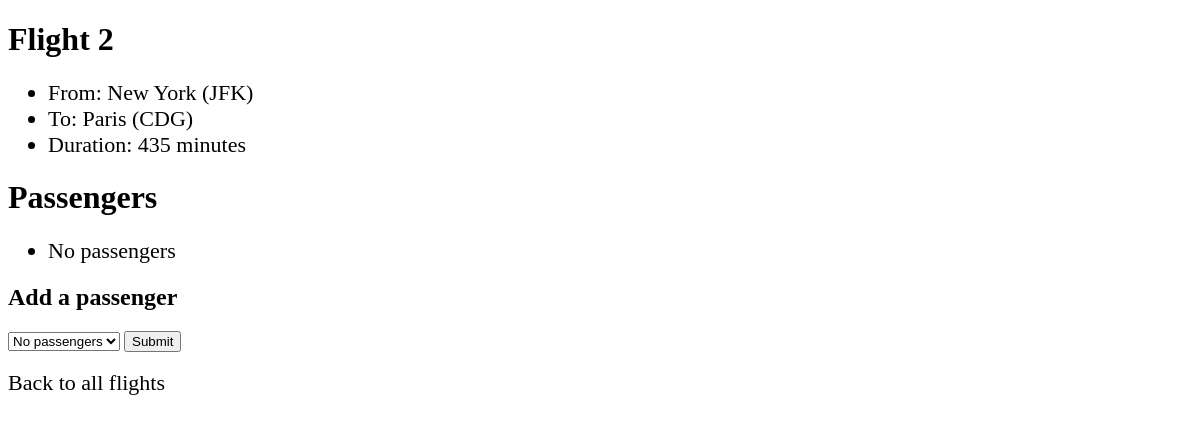
Before: /flights/2 with the older database file.
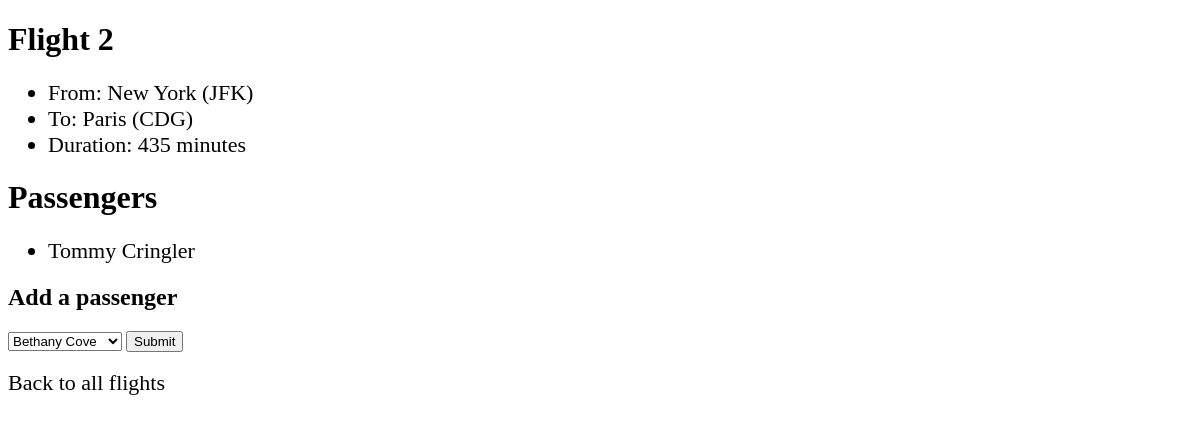
After: the same page with the newer database file.
### flights/models.py (models this page shows)
class Passenger(models.Model):
    first = models.CharField(max_length=64)
    last = models.CharField(max_length=64)
    flights = models.ManyToManyField(Flight, blank=True, related_name="passengers")
    def __str__(self):
        return f"{self.first} {self.last}"

### flights/views.py (the view)
# urls.py: path('<int:flight_id>', views.flight, name='flight'),
def flight(request, flight_id):
    flight = Flight.objects.filter(pk=flight_id).first()
    passengers = flight.passengers.all()
    nonPassengers = Passenger.objects.exclude(flights=flight).all()
    return render(request, 'flights/flight.html', {
        'flight': flight,
        'passengers': passengers,
        'nonPassengers': nonPassengers
    })

### flights/models.py (called while the page is built)
    def __str__(self):
        return f"{self.city} ({self.code})"

### flights/templates/flights/flight.html (shortened to what this page needs)
{% extends "flights/layout.html" %}
{% block body %}
    <h1>Flight {{flight.id}}</h1>
    <ul>
        <li>From: {{flight.origin}}</li>
        <li>To: {{flight.destination}}</li>
        <li>Duration: {{flight.duration}} minutes</li>
    </ul>
    <h1>Passengers</h1>
    <ul>
        {% for passenger in passengers %}
            <li>{{passenger}}</li>
        {% empty %}
            <li>No passengers</li>
        {% endfor %}
    </ul>
    <h2>Add a passenger</h2>
    <form action="{% url 'book' flight.id %}" method="POST">
        <select name="passenger">
            {% for passenger in nonPassengers %}
                <option value={{passenger.id}}>{{passenger}}</option>
            {% empty %}
                <option value="">No passengers</option>
            {% endfor %}
        </select>
        <input type="submit">
    </form>
    <br>
    <a href="{% url 'index' %}">Back to all flights</a>
{% endblock %}

Changed rows visible on the page:
added Passenger: first+last "Tommy Cringler"
Other visible differences:
form field passenger: "No passengers" → "Bethany Cove"
text no longer shown: "No passengers"
